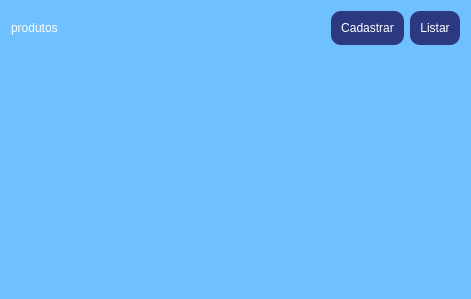
<?xml version="1.0" encoding="UTF-8"?>
<ui version="4.0">
 <class>Form</class>
 <widget class="QWidget" name="Form">
  <property name="geometry">
   <rect>
    <x>0</x>
    <y>0</y>
    <width>471</width>
    <height>299</height>
   </rect>
  </property>
  <property name="windowTitle">
   <string>Form</string>
  </property>
  <property name="styleSheet">
   <string notr="true">background-color: rgb(110, 192, 255);
color: rgb(111, 238, 244);
color: rgb(27, 56, 79);</string>
  </property>
  <layout class="QVBoxLayout" name="verticalLayout_2">
   <item>
    <layout class="QVBoxLayout" name="verticalLayout">
     <item>
      <layout class="QHBoxLayout" name="horizontalLayout">
       <item>
        <widget class="QLabel" name="label">
         <property name="sizePolicy">
          <sizepolicy hsizetype="Expanding" vsizetype="Fixed">
           <horstretch>0</horstretch>
           <verstretch>0</verstretch>
          </sizepolicy>
         </property>
         <property name="styleSheet">
          <string notr="true">background-color:qlineargradient(spread:pad,  rgba(0, 0, 0, 255), rgba(255, 255, 255, 255));
font: 20pt &quot;Impact&quot;;
color: rgb(255, 255, 255);
</string>
         </property>
         <property name="text">
          <string>produtos</string>
         </property>
        </widget>
       </item>
       <item>
        <spacer name="horizontalSpacer">
         <property name="orientation">
          <enum>Qt::Horizontal</enum>
         </property>
         <property name="sizeHint" stdset="0">
          <size>
           <width>40</width>
           <height>20</height>
          </size>
         </property>
        </spacer>
       </item>
       <item>
        <widget class="QPushButton" name="cadastrar_btn">
         <property name="sizePolicy">
          <sizepolicy hsizetype="Preferred" vsizetype="Preferred">
           <horstretch>0</horstretch>
           <verstretch>0</verstretch>
          </sizepolicy>
         </property>
         <property name="styleSheet">
          <string notr="true">border-radius: 10px;
background-color: rgb(44, 57, 129);
gridline-color: rgb(85, 255, 127);
font: 8pt &quot;Impact&quot;;
color: rgb(255, 255, 255);
padding:10px;
</string>
         </property>
         <property name="text">
          <string>Cadastrar</string>
         </property>
         <property name="icon">
          <iconset>
           <normaloff>../image/icons8-adicionar-96.png</normaloff>../image/icons8-adicionar-96.png</iconset>
         </property>
         <property name="iconSize">
          <size>
           <width>35</width>
           <height>35</height>
          </size>
         </property>
        </widget>
       </item>
       <item>
        <widget class="QPushButton" name="listar_btn">
         <property name="sizePolicy">
          <sizepolicy hsizetype="Preferred" vsizetype="Preferred">
           <horstretch>0</horstretch>
           <verstretch>0</verstretch>
          </sizepolicy>
         </property>
         <property name="styleSheet">
          <string notr="true">border-radius: 10px;
background-color: rgb(44, 57, 129);
gridline-color: rgb(85, 255, 127);
font: 10pt &quot;Impact&quot;;
color: rgb(255, 255, 255);
padding:10px;
</string>
         </property>
         <property name="text">
          <string>Listar</string>
         </property>
         <property name="icon">
          <iconset>
           <normaloff>../image/icons8-lista-96.png</normaloff>../image/icons8-lista-96.png</iconset>
         </property>
         <property name="iconSize">
          <size>
           <width>35</width>
           <height>35</height>
          </size>
         </property>
        </widget>
       </item>
      </layout>
     </item>
     <item>
      <widget class="QStackedWidget" name="painel_produtos">
       <property name="styleSheet">
        <string notr="true"/>
       </property>
      </widget>
     </item>
    </layout>
   </item>
  </layout>
 </widget>
 <resources/>
 <connections/>
</ui>
